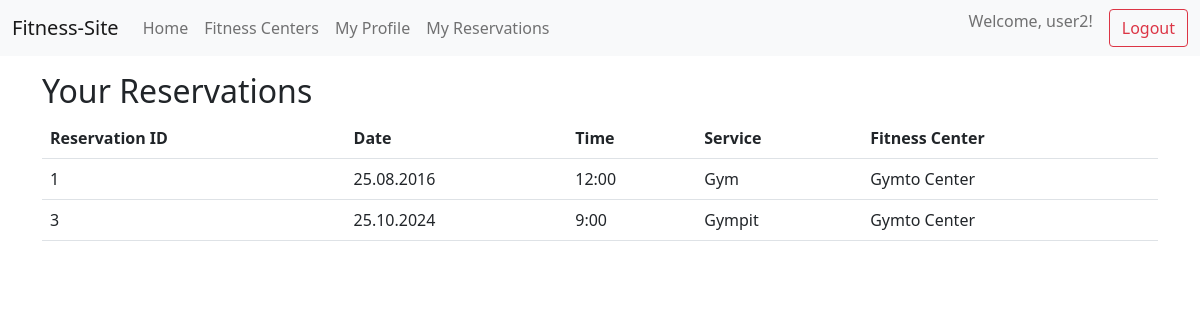
The page /user/reservations (signed in) on the database its author committed.
### tables this page shows
CREATE TABLE "user" (
	"id"	INTEGER NOT NULL UNIQUE,
	"funds"	INTEGER NOT NULL DEFAULT 0,
	"login"	TEXT NOT NULL UNIQUE,
	"password"	TEXT NOT NULL,
	"birth_date"	TEXT NOT NULL,
	"phone"	TEXT NOT NULL,
	PRIMARY KEY("id" AUTOINCREMENT)
);

CREATE TABLE "reservation" (
	"id"	INTEGER NOT NULL UNIQUE,
	"user_id"	INTEGER NOT NULL,
	"trainer_id"	INTEGER NOT NULL,
	"service_id"	INTEGER NOT NULL,
	"date"	TEXT NOT NULL,
	"time"	TEXT NOT NULL,
	FOREIGN KEY("service_id") REFERENCES "service"("id"),
	FOREIGN KEY("user_id") REFERENCES "user"("id"),
	PRIMARY KEY("id" AUTOINCREMENT),
	FOREIGN KEY("trainer_id") REFERENCES "trainer"("id")
);

CREATE TABLE "service"
(
    id                INTEGER           not null
        primary key autoincrement
        unique,
    name              TEXT              not null
        unique,
    duration          INTEGER           not null,
    description       TEXT,
    price             INTEGER default 0 not null,
    fitness_center_id INTEGER           not null
        constraint service_fitness_center_id_fk
            references fitness_center,
    max_attendees     INTEGER default 1 not null
);

CREATE TABLE "fitness_center"
(
    id       INTEGER not null
        primary key autoincrement
        unique,
    address  TEXT    not null,
    name     TEXT    not null
        unique,
    contacts TEXT    not null
);

### main.py (the view, shortened to what this page needs)
@app.route('/user/reservations', methods=['GET', 'POST'])
@login_required
def user_reservations():
    user_id = session.get('user_id')
    if request.method == 'GET':
        with SQLiteDatabase('db.db') as db:
            services = db.fetch('service', columns=['id', 'name'])
            reservations = db.fetch(
                'reservation',
                join={'user': 'reservation.user_id = user.id', 'service': 'reservation.service_id = service.id',
                      'fitness_center': 'service.fitness_center_id=fitness_center.id'},
                columns=['reservation.id AS reservation_id', 'reservation.date', 'reservation.time',
                         'user.login AS user_name', 'service.name As service_name',
                         'fitness_center.name AS fitness_center_name'],
                condition={'user_id': user_id})
        return render_template('reservations.html', reservations=reservations, services=services, user_login=session.get('user_login'))

### main.py (called while the page is built)
def login_required(func):
    @wraps(func)
    def wr1(*args, **kwargs):
        if session.get('user_id') is None:
            return redirect('/login')
        results = func(*args, **kwargs)
        return results
    return wr1

### utils.py (called while the page is built)
def dict_factory(cursor, row):
    d = {}
    for idx, col in enumerate(cursor.description):
        d[col[0]] = row[idx]
    return d

    def __enter__(self):
        self.connection = sqlite3.connect(self.db_path)
        self.connection.row_factory = dict_factory
        return self

    def __exit__(self, exc_type, exc_val, exc_tb):
        if self.connection:
            self.connection.close()

### templates/reservations.html
{% extends 'base.html' %}
{% block content %}
<h2>Your Reservations</h2>
<table class="table">
    <tr>
        <th>Reservation ID</th>
        <th>Date</th>
        <th>Time</th>
        <th>Service</th>
        <th>Fitness Center</th>
    </tr>
    {% for reservation in reservations %}
    <tr>
        <td>{{ reservation.reservation_id }}</td>
        <td>{{ reservation.date }}</td>
        <td>{{ reservation.time }}</td>
        <td>{{ reservation.service_name }}</td>
        <td>{{ reservation.fitness_center_name }}</td>
    </tr>
    {% endfor %}
</table>
{% endblock %}

### templates/base.html (shortened to what this page needs)
<!DOCTYPE html>
<html lang="en">
<head>
    <link href="https://cdn.jsdelivr.net/npm/bootstrap@5.1.3/dist/css/bootstrap.min.css" rel="stylesheet">
</head>
<body>
    <nav class="navbar navbar-expand-lg navbar-light bg-light">
        <div class="container-fluid">
            <a class="navbar-brand" href="/">Fitness-Site</a>
            <div class="collapse navbar-collapse" id="navbarNav">
                <ul class="navbar-nav me-auto mb-2 mb-lg-0">
                    <li class="nav-item">
                        <a class="nav-link" href="/">Home</a>
                    </li>
                    <li class="nav-item">
                        <a class="nav-link" href="/fitness_centers">Fitness Centers</a>
                    </li>
                    {% if user_login %}
                    <li class="nav-item"><a class="nav-link" href="/user">My Profile</a></li>
                    <li class="nav-item"><a class="nav-link" href="/user/reservations">My Reservations</a></li>
                    {% endif %}
                </ul>
                <ul class="navbar-nav ms-auto">
                    {% if not user_login %}
                    <li class="nav-item"><button class="btn btn-outline-success me-2" type="button" onclick="location.href='/login'">Login</button></li>
                    <li class="nav-item"><button class="btn btn-outline-primary" type="button" onclick="location.href='/register'">Register</button></li>
                    {% else %}
                    <li class="nav-item"><span class="navbar-text">Welcome, {{ user_login }}!</span></li>
                    <li class="nav-item"><button class="btn btn-outline-danger ms-3" type="button" onclick="location.href='/logout'">Logout</button></li>
                    {% endif %}
                </ul>
            </div>
        </div>
    </nav>
    <div class="container mt-3">
        {% block content %}{% endblock %}
    </div>
</body>
</html>

### rows shown on the page
user: login "user2"
reservation: reservation_id "1", date "25.08.2016", time "12:00", service_name "Gym", fitness_center_name "Gymto Center"
reservation: reservation_id "3", date "25.10.2024", time "9:00", service_name "Gympit", fitness_center_name "Gymto Center"
